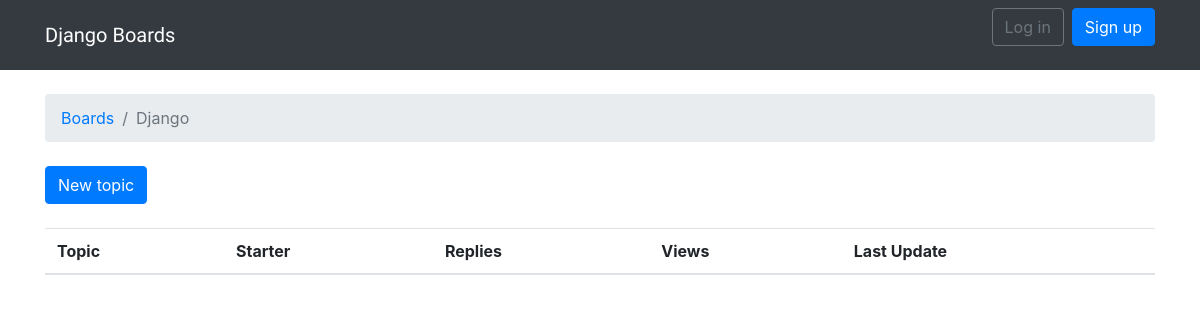
The page /boards/1/ on the database as committed earlier.
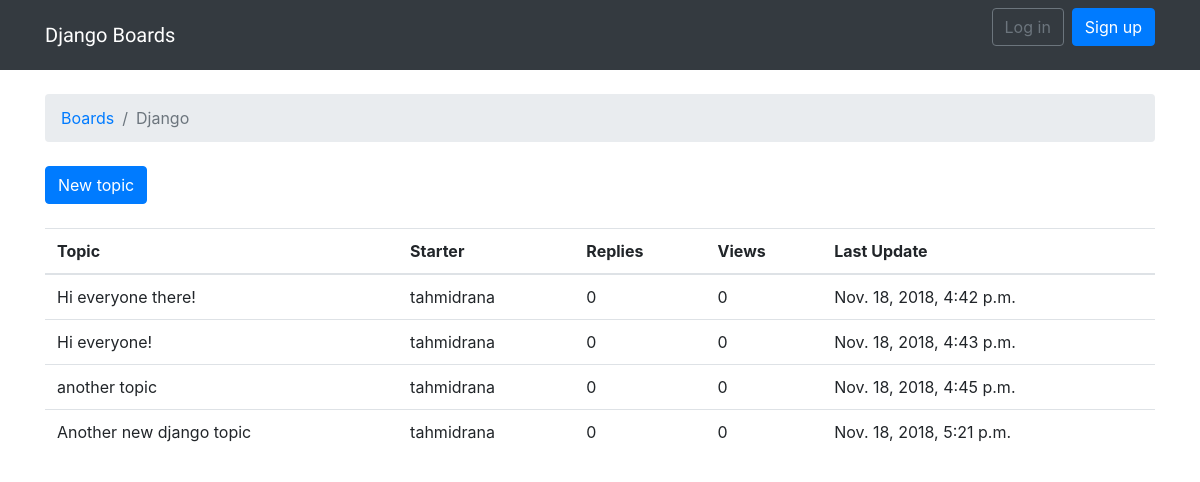
The same page on the database as committed later.
### boards/models.py (models this page shows, shortened)
class Board(models.Model):
    name = models.CharField(max_length=30, unique=True)
    description = models.CharField(max_length=100)

class Topic(models.Model):
    subject = models.CharField(max_length=250)
    last_updated = models.DateTimeField(auto_now_add=True)
    board = models.ForeignKey(
        Board, on_delete=models.CASCADE, related_name='topics')
    starter = models.ForeignKey(
        User, on_delete=models.CASCADE, related_name='topics')

### boards/views.py (the view)
# urls.py: path('boards/<int:id>/', views.board_topics, name='board_topics'),
def board_topics(request, id):
    board = get_object_or_404(Board, pk=id)
    return render(request, 'topics.html', {'board': board})

### templates/topics.html (shortened to what this page needs)
{% extends 'base.html' %}
{% block breadcrumb %}
<li class="breadcrumb-item"><a href="{% url 'home' %}">Boards</a></li>
<li class="breadcrumb-item active">{{ board.name }}</li>
{% endblock %}
{% block content %}
<div class="mb-4">
    <a href="{% url 'new_topic' board.pk %}" class="btn btn-primary">New topic</a>
</div>
<table class="table">
    <thead class="thead-inverse">
        <tr>
            <th>Topic</th>
            <th>Starter</th>
            <th>Replies</th>
            <th>Views</th>
            <th>Last Update</th>
        </tr>
    </thead>
    <tbody>
        {% for topic in board.topics.all %}
        <tr>
            <td>{{ topic.subject }}</td>
            <td>{{ topic.starter.username }}</td>
            <td>0</td>
            <td>0</td>
            <td>{{ topic.last_updated }}</td>
        </tr>
        {% endfor %}
    </tbody>
</table>
{% endblock %}

### templates/base.html (shortened to what this page needs)
{% load static %}
<html>
<head>
    <link rel="stylesheet" href="https://maxcdn.bootstrapcdn.com/bootstrap/4.0.0/css/bootstrap.min.css"
>
    <link rel="stylesheet" href="{% static 'css/app.css' %}">
</head>
<body>
    {% block body %}
    <nav class="navbar navbar-expand-sm navbar-dark bg-dark">
        <div class="container">
            <a class="navbar-brand" href="{% url 'home' %}">Django Boards</a>
            <div class="collapse navbar-collapse" id="mainMenu">
                {% if user.is_authenticated %}
                <ul class="navbar-nav ml-auto">
                    <li class="nav-item dropdown">
                        <a class="nav-link dropdown-toggle" href="#" id="userMenu" data-toggle="dropdown" aria-haspopup="true"
                            aria-expanded="false">
                            {{ user.username }}
                        </a>
                        <div class="dropdown-menu dropdown-menu-right" aria-labelledby="userMenu">
                            <a class="dropdown-item" href="#">My account</a>
                            <a class="dropdown-item" href="#">Change password</a>
                            <div class="dropdown-divider"></div>
                            <a class="dropdown-item" href="{% url 'logout' %}">Log out</a>
                        </div>
                    </li>
                </ul>
                {% else %}
                <form class="form-inline ml-auto">
                    <a href="#" class="btn btn-outline-secondary">Log in</a>
                    <a href="{% url 'signup' %}" class="btn btn-primary ml-2">Sign up</a>
                </form>
                {% endif %}
            </div>
        </div>
    </nav>
    <div class="container">
        <ol class="breadcrumb my-4">
            {% block breadcrumb %}
            {% endblock %}
        </ol>
        {% block content %}
        {% endblock %}
    </div>
    {% endblock body %}
</body>
</html>

### static/css/app.css (style rules this page uses)
.navbar-brand { font-family: 'Peralta', cursive; }

Rows that differ between the two databases and show on the page:
added Topic: subject "Hi everyone there!", starter.username "tahmidrana", last_updated "Nov. 18, 2018, 4:42 p.m."
added Topic: subject "Hi everyone!", starter.username "tahmidrana", last_updated "Nov. 18, 2018, 4:43 p.m."
added Topic: subject "another topic", starter.username "tahmidrana", last_updated "Nov. 18, 2018, 4:45 p.m."
added Topic: subject "Another new django topic", starter.username "tahmidrana", last_updated "Nov. 18, 2018, 5:21 p.m."
